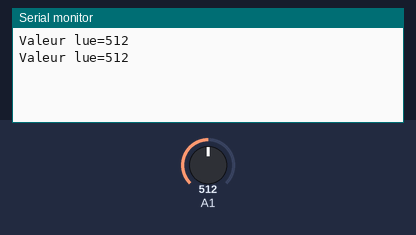
Bench run of a sketch on a simulated Arduino Uno, built with avr-gcc and run on an emulated ATmega328P. On the bench: the last lines printed to the serial monitor. The inputs (shaded band) are chosen by the test bench; at power-on: A1 = 512.

Above: at 2.8 s.
2.9 s: A1 set to 716
At 5.2 s:
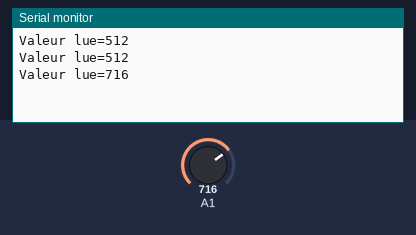
5.6 s: A1 set to 900
At 7.0 s:
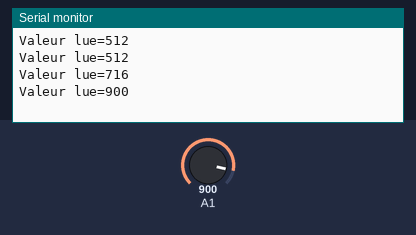
Timing chart, 0 to 8.6 s (numbered marks = the images above; inputs shaded):
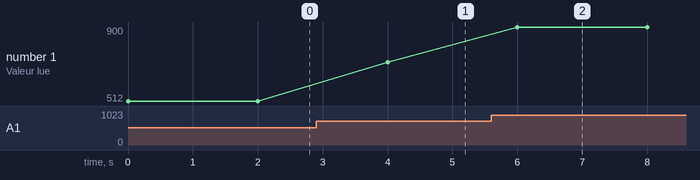

The sketch:

ntc.montee.ino
```cpp
void setup(void){
  pinMode(A1,INPUT_PULLUP);
  Serial.begin(9600);
}

void loop(void){
  int x=0;
  x = analogRead(A1);
  Serial.print("Valeur lue=");
  Serial.println(x);
  delay(2000);
}
```

Measured:
- after the input at 2.9 s, the serial monitor: prints a new line after 1.1 s (image 1)
- after the input at 5.6 s, the serial monitor: prints a new line after 0.40 s (image 2)
- plotted number 1: 512 → 716 after the input at 2.9 s, 716 → 900 after the input at 5.6 s
